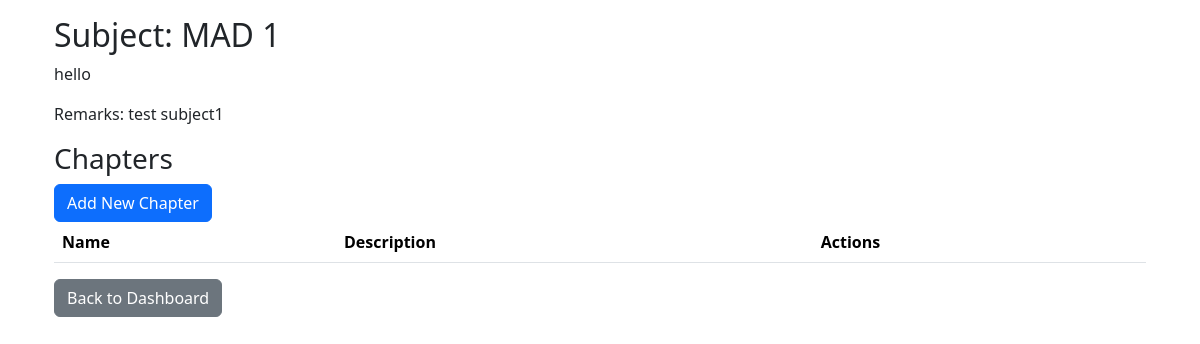
The app's page /admin/subject/1 (signed in), older data.
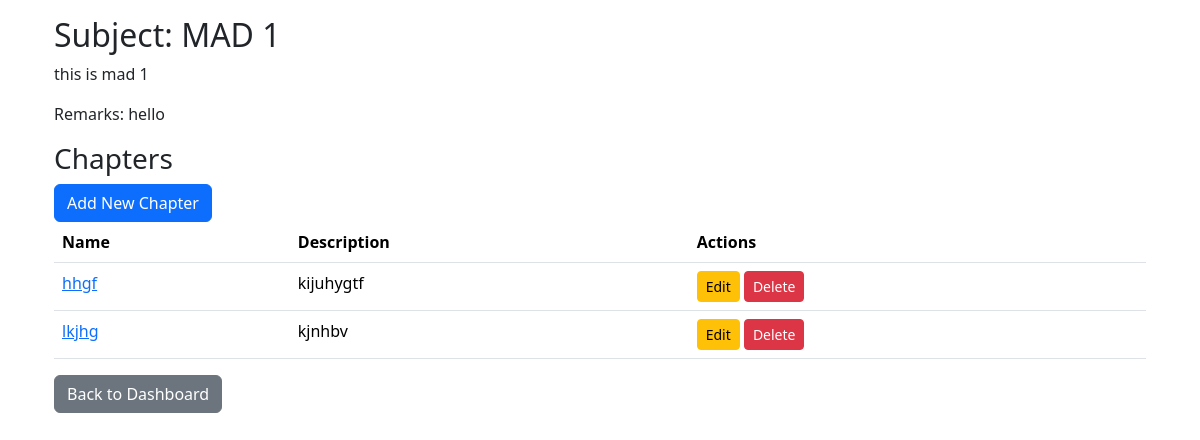
The same page, newer data.
### models/models.py (models this page shows)
class Subject(db.Model):
    __tablename__ = "subjects"
    id = db.Column(db.Integer, primary_key=True, autoincrement=True)
    name = db.Column(db.String(50), nullable=False,unique=True)
    description = db.Column(db.Text)
    remarks = db.Column(db.Text)
    chapters = db.relationship('Chapter', back_populates='subject',cascade="all, delete-orphan")

class Chapter(db.Model):
    __tablename__ = "chapters"
    id = db.Column(db.Integer, primary_key=True, autoincrement=True)
    subject_id = db.Column(db.Integer, db.ForeignKey('subjects.id'), nullable=False)
    name = db.Column(db.String(50), nullable=False)
    description = db.Column(db.Text)
    remarks = db.Column(db.Text)
    subject = db.relationship('Subject', back_populates='chapters')
    quizzes = db.relationship('Quiz', back_populates='chapter',cascade="all, delete-orphan")

### controllers/controllers.py (the view)
@controllers.route('/admin/subject/<int:id>',methods=['GET'])
def subject_show(id):
    if not check_role('admin'):
        flash('You are not allowed here')
        return redirect(url_for('controllers.login'))
    subject=Subject.query.get_or_404(id)
    return render_template('subject_show.html',subject=subject)

### controllers/controllers.py (called while the page is built)
def check_role(role):
    if 'user_id' in session and session['role']==role:
        return True
    return False

### templates/subject_show.html
{% extends 'layout.html' %}
{% block body %}
<div class="container">
    <h2>Subject: {{ subject.name }}</h2>
    <p>{{ subject.description }}</p>
    <p>Remarks: {{ subject.remarks }}</p>
    <h3>Chapters</h3>
    <a href="{{ url_for('controllers.chapter_create', subject_id=subject.id) }}" class="btn btn-primary">Add New Chapter</a>
    <table class="table">
        <thead>
            <tr>
                <th>Name</th>
                <th>Description</th>
                <th>Actions</th>
            </tr>
        </thead>
        <tbody>
            {% for chapter in subject.chapters %}
            <tr>
                <td><a href="{{ url_for('controllers.chapter_show', id=chapter.id) }}">{{ chapter.name }}</a></td>
                <td>{{ chapter.description }}</td>
                <td>
                    <a href="{{ url_for('controllers.chapter_edit', id=chapter.id) }}" class="btn btn-sm btn-warning">Edit</a>
                    <form method="POST" action="{{ url_for('controllers.chapter_delete', id=chapter.id) }}" style="display: inline;">
                        <button type="submit" class="btn btn-sm btn-danger">Delete</button>
                    </form>
                </td>
            </tr>
            {% endfor %}
        </tbody>
    </table>
    <a href="{{ url_for('controllers.admin_dashboard') }}" class="btn btn-secondary">Back to Dashboard</a>
</div>
{% endblock %}

Row changes from the older to the newer data that the page shows:
changed Subject "MAD 1": description "hello" → "this is mad 1"; remarks "test subject1" → "hello"
added Chapter: name "hhgf", description "kijuhygtf"
added Chapter: name "lkjhg", description "kjnhbv"
